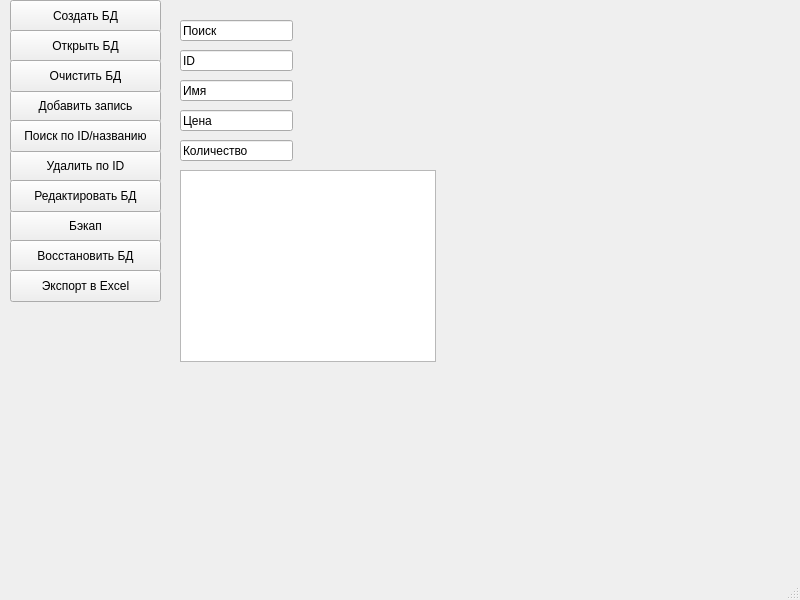
<?xml version="1.0" encoding="UTF-8"?>
<ui version="4.0">
 <class>MainWindow</class>
 <widget class="QMainWindow" name="MainWindow">
  <property name="geometry">
   <rect>
    <x>0</x>
    <y>0</y>
    <width>800</width>
    <height>600</height>
   </rect>
  </property>
  <property name="windowTitle">
   <string>MainWindow</string>
  </property>
  <widget class="QWidget" name="centralwidget">
   <widget class="QPushButton" name="btnCreate">
    <property name="geometry">
     <rect>
      <x>10</x>
      <y>0</y>
      <width>151</width>
      <height>32</height>
     </rect>
    </property>
    <property name="text">
     <string>Создать БД</string>
    </property>
   </widget>
   <widget class="QPushButton" name="btnOpen">
    <property name="geometry">
     <rect>
      <x>10</x>
      <y>30</y>
      <width>151</width>
      <height>32</height>
     </rect>
    </property>
    <property name="text">
     <string>Открыть БД</string>
    </property>
   </widget>
   <widget class="QPushButton" name="btnAdd">
    <property name="geometry">
     <rect>
      <x>10</x>
      <y>90</y>
      <width>151</width>
      <height>32</height>
     </rect>
    </property>
    <property name="text">
     <string>Добавить запись</string>
    </property>
   </widget>
   <widget class="QPushButton" name="btnDelete">
    <property name="geometry">
     <rect>
      <x>10</x>
      <y>150</y>
      <width>151</width>
      <height>32</height>
     </rect>
    </property>
    <property name="text">
     <string>Удалить по ID</string>
    </property>
   </widget>
   <widget class="QPushButton" name="btnBackup">
    <property name="geometry">
     <rect>
      <x>10</x>
      <y>210</y>
      <width>151</width>
      <height>32</height>
     </rect>
    </property>
    <property name="text">
     <string>Бэкап</string>
    </property>
   </widget>
   <widget class="QPushButton" name="btnSearch">
    <property name="geometry">
     <rect>
      <x>10</x>
      <y>120</y>
      <width>151</width>
      <height>32</height>
     </rect>
    </property>
    <property name="text">
     <string>Поиск по ID/названию</string>
    </property>
   </widget>
   <widget class="QLineEdit" name="txtId">
    <property name="geometry">
     <rect>
      <x>180</x>
      <y>50</y>
      <width>113</width>
      <height>21</height>
     </rect>
    </property>
    <property name="text">
     <string>ID</string>
    </property>
   </widget>
   <widget class="QLineEdit" name="txtName">
    <property name="geometry">
     <rect>
      <x>180</x>
      <y>80</y>
      <width>113</width>
      <height>21</height>
     </rect>
    </property>
    <property name="text">
     <string>Имя</string>
    </property>
   </widget>
   <widget class="QLineEdit" name="txtPrice">
    <property name="geometry">
     <rect>
      <x>180</x>
      <y>110</y>
      <width>113</width>
      <height>21</height>
     </rect>
    </property>
    <property name="text">
     <string>Цена</string>
    </property>
   </widget>
   <widget class="QLineEdit" name="txtQuantity">
    <property name="geometry">
     <rect>
      <x>180</x>
      <y>140</y>
      <width>113</width>
      <height>21</height>
     </rect>
    </property>
    <property name="text">
     <string>Количество</string>
    </property>
   </widget>
   <widget class="QTableView" name="tableView">
    <property name="geometry">
     <rect>
      <x>180</x>
      <y>170</y>
      <width>256</width>
      <height>192</height>
     </rect>
    </property>
   </widget>
   <widget class="QPushButton" name="btnRestore">
    <property name="geometry">
     <rect>
      <x>10</x>
      <y>240</y>
      <width>151</width>
      <height>32</height>
     </rect>
    </property>
    <property name="text">
     <string>Восстановить БД</string>
    </property>
   </widget>
   <widget class="QPushButton" name="btnExportExcel">
    <property name="geometry">
     <rect>
      <x>10</x>
      <y>270</y>
      <width>151</width>
      <height>32</height>
     </rect>
    </property>
    <property name="text">
     <string>Экспорт в Excel</string>
    </property>
   </widget>
   <widget class="QPushButton" name="btnClearDb">
    <property name="geometry">
     <rect>
      <x>10</x>
      <y>60</y>
      <width>151</width>
      <height>32</height>
     </rect>
    </property>
    <property name="text">
     <string>Очистить БД</string>
    </property>
   </widget>
   <widget class="QPushButton" name="btnEdit">
    <property name="geometry">
     <rect>
      <x>10</x>
      <y>180</y>
      <width>151</width>
      <height>32</height>
     </rect>
    </property>
    <property name="text">
     <string>Редактировать БД</string>
    </property>
   </widget>
   <widget class="QLineEdit" name="txtSearch">
    <property name="geometry">
     <rect>
      <x>180</x>
      <y>20</y>
      <width>113</width>
      <height>21</height>
     </rect>
    </property>
    <property name="text">
     <string>Поиск</string>
    </property>
   </widget>
  </widget>
  <widget class="QMenuBar" name="menubar">
   <property name="geometry">
    <rect>
     <x>0</x>
     <y>0</y>
     <width>800</width>
     <height>33</height>
    </rect>
   </property>
  </widget>
  <widget class="QStatusBar" name="statusbar"/>
 </widget>
 <resources/>
 <connections/>
</ui>
